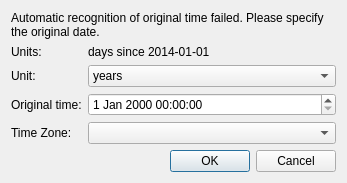
<?xml version="1.0" encoding="UTF-8"?>
<ui version="4.0">
 <class>GeoDataGdalImporterDateSelectDialog</class>
 <widget class="QDialog" name="GeoDataGdalImporterDateSelectDialog">
  <property name="geometry">
   <rect>
    <x>0</x>
    <y>0</y>
    <width>347</width>
    <height>183</height>
   </rect>
  </property>
  <property name="windowTitle">
   <string>Specify Original Date</string>
  </property>
  <layout class="QVBoxLayout" name="verticalLayout">
   <item>
    <widget class="QLabel" name="warningLabel">
     <property name="text">
      <string>Automatic recognition of original time failed. Please specify the original date.</string>
     </property>
     <property name="wordWrap">
      <bool>true</bool>
     </property>
    </widget>
   </item>
   <item>
    <layout class="QGridLayout" name="gridLayout" columnstretch="0,1">
     <item row="0" column="0">
      <widget class="QLabel" name="unitsLabel">
       <property name="text">
        <string>Units:</string>
       </property>
      </widget>
     </item>
     <item row="0" column="1">
      <widget class="QLabel" name="unitsValueLabel">
       <property name="text">
        <string>days since 2014-01-01</string>
       </property>
      </widget>
     </item>
     <item row="1" column="0">
      <widget class="QLabel" name="importUnitsAsLabel">
       <property name="text">
        <string>Unit:</string>
       </property>
      </widget>
     </item>
     <item row="1" column="1">
      <widget class="QComboBox" name="importUnitsAsComboBox">
       <item>
        <property name="text">
         <string>years</string>
        </property>
       </item>
       <item>
        <property name="text">
         <string>days</string>
        </property>
       </item>
       <item>
        <property name="text">
         <string>hours</string>
        </property>
       </item>
       <item>
        <property name="text">
         <string>minutes</string>
        </property>
       </item>
       <item>
        <property name="text">
         <string>seconds</string>
        </property>
       </item>
      </widget>
     </item>
     <item row="2" column="0">
      <widget class="QLabel" name="timeLabel">
       <property name="text">
        <string>Original time:</string>
       </property>
      </widget>
     </item>
     <item row="2" column="1">
      <widget class="QDateTimeEdit" name="dateTimeEdit"/>
     </item>
     <item row="3" column="0">
      <widget class="QLabel" name="timeZoneLabel">
       <property name="text">
        <string>Time Zone:</string>
       </property>
      </widget>
     </item>
     <item row="3" column="1">
      <widget class="QTimeZoneSelectComboBox" name="timeZoneComboBox"/>
     </item>
    </layout>
   </item>
   <item>
    <spacer name="verticalSpacer">
     <property name="orientation">
      <enum>Qt::Vertical</enum>
     </property>
     <property name="sizeHint" stdset="0">
      <size>
       <width>20</width>
       <height>17</height>
      </size>
     </property>
    </spacer>
   </item>
   <item>
    <widget class="QDialogButtonBox" name="buttonBox">
     <property name="orientation">
      <enum>Qt::Horizontal</enum>
     </property>
     <property name="standardButtons">
      <set>QDialogButtonBox::Cancel|QDialogButtonBox::Ok</set>
     </property>
    </widget>
   </item>
  </layout>
  <zorder>buttonBox</zorder>
  <zorder>warningLabel</zorder>
  <zorder>verticalSpacer</zorder>
 </widget>
 <customwidgets>
  <customwidget>
   <class>QTimeZoneSelectComboBox</class>
   <extends>QComboBox</extends>
   <header>misc/qtimezoneselectcombobox.h</header>
  </customwidget>
 </customwidgets>
 <tabstops>
  <tabstop>importUnitsAsComboBox</tabstop>
  <tabstop>dateTimeEdit</tabstop>
 </tabstops>
 <resources/>
 <connections>
  <connection>
   <sender>buttonBox</sender>
   <signal>accepted()</signal>
   <receiver>GeoDataGdalImporterDateSelectDialog</receiver>
   <slot>accept()</slot>
   <hints>
    <hint type="sourcelabel">
     <x>248</x>
     <y>254</y>
    </hint>
    <hint type="destinationlabel">
     <x>157</x>
     <y>274</y>
    </hint>
   </hints>
  </connection>
  <connection>
   <sender>buttonBox</sender>
   <signal>rejected()</signal>
   <receiver>GeoDataGdalImporterDateSelectDialog</receiver>
   <slot>reject()</slot>
   <hints>
    <hint type="sourcelabel">
     <x>316</x>
     <y>260</y>
    </hint>
    <hint type="destinationlabel">
     <x>286</x>
     <y>274</y>
    </hint>
   </hints>
  </connection>
 </connections>
</ui>
